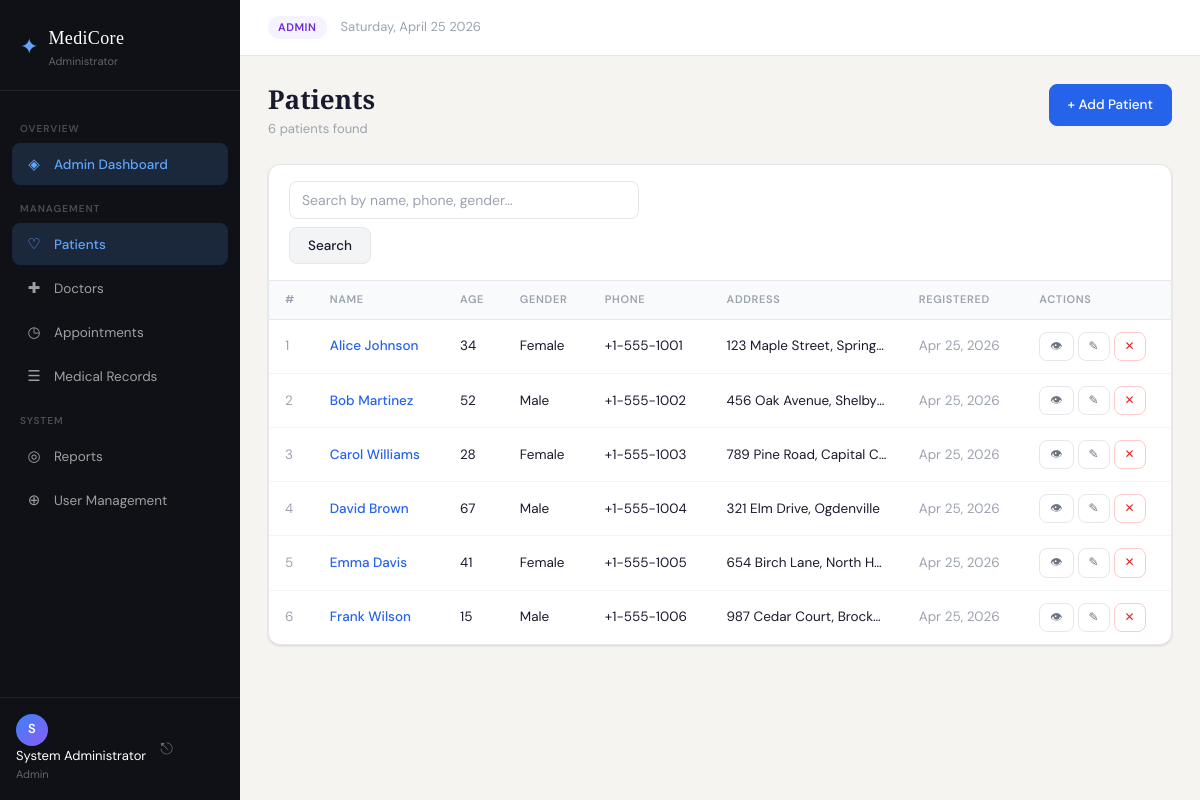
Page /patients/index.php (signed in) on the committed database.
### tables this page shows
CREATE TABLE IF NOT EXISTS patients (
    id INT AUTO_INCREMENT PRIMARY KEY,
    name VARCHAR(100) NOT NULL,
    age INT NOT NULL,
    gender ENUM('Male','Female','Other') NOT NULL,
    phone VARCHAR(20) NOT NULL,
    address TEXT,
    created_at TIMESTAMP DEFAULT CURRENT_TIMESTAMP,
    updated_at TIMESTAMP DEFAULT CURRENT_TIMESTAMP ON UPDATE CURRENT_TIMESTAMP
);

### config/database.php (called while the page is built, shortened)
<?php
function sanitize(string $value): string {
    return htmlspecialchars(trim($value), ENT_QUOTES, 'UTF-8');
}
function formatDate(string $date): string {
    return $date ? date('M d, Y', strtotime($date)) : '—';
}

### patients/index.php (the view, shortened to what this page needs)
<?php
require_once __DIR__ . '/../includes/header.php';
$db = getDB();
$search = trim($_GET['search'] ?? '');
if ($search !== '') {
    $stmt = $db->prepare(
        "SELECT * FROM patients
         WHERE name LIKE ? OR phone LIKE ? OR gender LIKE ?
         ORDER BY created_at DESC"
    );
    $like = '%' . $search . '%';
    $stmt->execute([$like, $like, $like]);
} else {
    $stmt = $db->query("SELECT * FROM patients ORDER BY created_at DESC");
}
$patients = $stmt->fetchAll();
?>
<div class="page-header">
    <div>
        <h1 class="page-title">Patients</h1>
        <p class="page-sub"><?= count($patients) ?> patient<?= count($patients) !== 1 ? 's' : '' ?> found</p>
    </div>
    <a href="/hospital-system/patients/create.php" class="btn btn-primary">+ Add Patient</a>
</div>
<div class="card">
    <div class="card-header">
        <form method="GET" class="search-form">
            <input type="text" name="search" class="form-control search-input"
                   placeholder="Search by name, phone, gender…"
                   value="<?= sanitize($search) ?>">
            <button type="submit" class="btn btn-secondary">Search</button>
        </form>
    </div>
    <?php if (empty($patients)): ?>
        <div class="empty-state">
            <?= $search ? 'No patients match your search.' : 'No patients yet. Add your first patient!' ?>
        </div>
    <?php else: ?>
    <div class="table-wrap">
    <table class="table">
        <thead>
            <tr>
                <th>#</th>
                <th>Name</th>
                <th>Age</th>
                <th>Gender</th>
                <th>Phone</th>
                <th>Address</th>
                <th>Registered</th>
                <th>Actions</th>
            </tr>
        </thead>
        <tbody>
        <?php foreach ($patients as $i => $p): ?>
            <tr>
                <td class="text-muted"><?= $i + 1 ?></td>
                <td>
                    <a href="/hospital-system/patients/view.php?id=<?= $p['id'] ?>" class="table-link fw-500">
                        <?= sanitize($p['name']) ?>
                    </a>
                </td>
                <td><?= $p['age'] ?></td>
                <td><?= sanitize($p['gender']) ?></td>
                <td><?= sanitize($p['phone']) ?></td>
                <td class="text-truncate" style="max-width:180px"><?= sanitize($p['address']) ?></td>
                <td class="text-muted"><?= formatDate($p['created_at']) ?></td>
                <td>
                    <div class="action-btns">
                        <a href="/hospital-system/patients/view.php?id=<?= $p['id'] ?>" class="btn btn-xs btn-ghost" title="View">👁</a>
                        <a href="/hospital-system/patients/edit.php?id=<?= $p['id'] ?>" class="btn btn-xs btn-ghost" title="Edit">✎</a>
                        <a href="/hospital-system/patients/delete.php?id=<?= $p['id'] ?>"
                           class="btn btn-xs btn-danger-ghost confirm-delete" title="Delete"
                           data-name="<?= sanitize($p['name']) ?>">✕</a>
                    </div>
                </td>
            </tr>
        <?php endforeach; ?>
        </tbody>
    </table>
    </div>
    <?php endif; ?>
</div>
<?php require_once __DIR__ . '/../includes/footer.php'; ?>

### style.css (style rules this page uses)
:root { --font-body: 'DM Sans', sans-serif; --font-display: 'Playfair Display', serif; --bg: #f5f4f0; --bg-card: #ffffff; --sidebar-bg: #0f1117; --sidebar-w: 240px; --text-primary: #1a1a2e; --text-secondary: #6b7280; --text-muted: #9ca3af; --text-light: #ffffff; --border: #e5e7eb; --border-focus: #2563eb; --blue: #2563eb; --blue-lt: #eff6ff; --green: #059669; --green-lt:#ecfdf5; --amber: #d97706; --amber-lt:#fffbeb; --purple: #7c3aed; --purple-lt:#f5f3ff; --red: #dc2626; --red-lt: #fef2f2; --radius: 8px; --radius-lg: 12px; --shadow: 0 1px 3px rgba(0,0,0,.08), 0 1px 2px rgba(0,0,0,.06); --shadow-md: 0 4px 6px -1px rgba(0,0,0,.1), 0 2px 4px -1px rgba(0,0,0,.06); --shadow-lg: 0 10px 25px -5px rgba(0,0,0,.15); --transition: .18s ease; }
*, *::before, *::after { box-sizing: border-box; margin: 0; padding: 0; }
html { font-size: 15px; }
body { font-family: var(--font-body); background: var(--bg); color: var(--text-primary); line-height: 1.6; -webkit-font-smoothing: antialiased; }
a { color: inherit; text-decoration: none; }
.page-header { display: flex; align-items: flex-start; justify-content: space-between; margin-bottom: 24px; gap: 16px; }
.page-title { font-family: var(--font-display); font-size: 26px; font-weight: 600; color: var(--text-primary); line-height: 1.2; }
.page-sub { font-size: 13px; color: var(--text-muted); margin-top: 4px; }
.card { background: var(--bg-card); border: 1px solid var(--border); border-radius: var(--radius-lg); box-shadow: var(--shadow); overflow: hidden; margin-bottom: 20px; }
.card-header { display: flex; align-items: center; justify-content: space-between; padding: 16px 20px; border-bottom: 1px solid var(--border); gap: 12px; }
.table-wrap { overflow-x: auto; }
.table { width: 100%; border-collapse: collapse; font-size: 13.5px; }
.table thead tr { background: #f9fafb; border-bottom: 1px solid var(--border); }
.table th { padding: 10px 16px; text-align: left; font-size: 11px; font-weight: 600; letter-spacing: .06em; text-transform: uppercase; color: var(--text-muted); white-space: nowrap; }
.table td { padding: 12px 16px; border-bottom: 1px solid #f3f4f6; vertical-align: middle; }
.table tbody tr:last-child td { border-bottom: none; }
.table-link { color: var(--blue); font-weight: 500; }
.text-muted { color: var(--text-muted); }
.fw-500 { font-weight: 500; }
.text-truncate { white-space: nowrap; overflow: hidden; text-overflow: ellipsis; }
.btn { display: inline-flex; align-items: center; justify-content: center; gap: 6px; padding: 9px 18px; border-radius: var(--radius); font-family: var(--font-body); font-size: 13.5px; font-weight: 500; cursor: pointer; border: 1px solid transparent; transition: all var(--transition); white-space: nowrap; text-decoration: none; }
.btn-primary { background: var(--blue); color: #fff; border-color: var(--blue); }
.btn-secondary { background: #f3f4f6; color: var(--text-primary); border-color: var(--border); }
.btn-ghost { background: transparent; color: var(--text-secondary); border-color: var(--border); }
.btn-danger-ghost { background: transparent; color: var(--red); border-color: #fecaca; }
.btn-xs { padding: 4px 10px; font-size: 12px; }
.action-btns { display: flex; gap: 4px; }
.form-control { width: 100%; padding: 9px 12px; border: 1px solid var(--border); border-radius: var(--radius); font-family: var(--font-body); font-size: 14px; color: var(--text-primary); background: #fff; transition: border-color var(--transition), box-shadow var(--transition); outline: none; }
.form-control::placeholder { color: var(--text-muted); }
.search-form, .filter-form { display: flex; align-items: center; gap: 8px; flex-wrap: wrap; }
.search-input { min-width: 260px; }

### rows in the picture
patients: name "Alice Johnson", age "34", gender "Female", phone "+1-555-1001", address "123 Maple Street, Spring…", created_at "Apr 25, 2026"
patients: name "Bob Martinez", age "52", gender "Male", phone "+1-555-1002", address "456 Oak Avenue, Shelby…", created_at "Apr 25, 2026"
patients: name "Carol Williams", age "28", gender "Female", phone "+1-555-1003", address "789 Pine Road, Capital C…", created_at "Apr 25, 2026"
patients: name "David Brown", age "67", gender "Male", phone "+1-555-1004", address "321 Elm Drive, Ogdenville", created_at "Apr 25, 2026"
patients: name "Emma Davis", age "41", gender "Female", phone "+1-555-1005", address "654 Birch Lane, North H…", created_at "Apr 25, 2026"
patients: name "Frank Wilson", age "15", gender "Male", phone "+1-555-1006", address "987 Cedar Court, Brock…", created_at "Apr 25, 2026"

### other values in the picture
$icon "◈ ♡ ✚ ◷ ☰ ◎ ⊕"
$label "Admin Dashboard Patients Doctors Appointments Medical Records Reports User Management"
substr($_SESSION['user_name'] ?? 'A', 0, 1) "S"
$_SESSION['user_name'] "System Administrator"
$userRole "Admin"
$userRole "ADMIN"
count($patients) "6"
